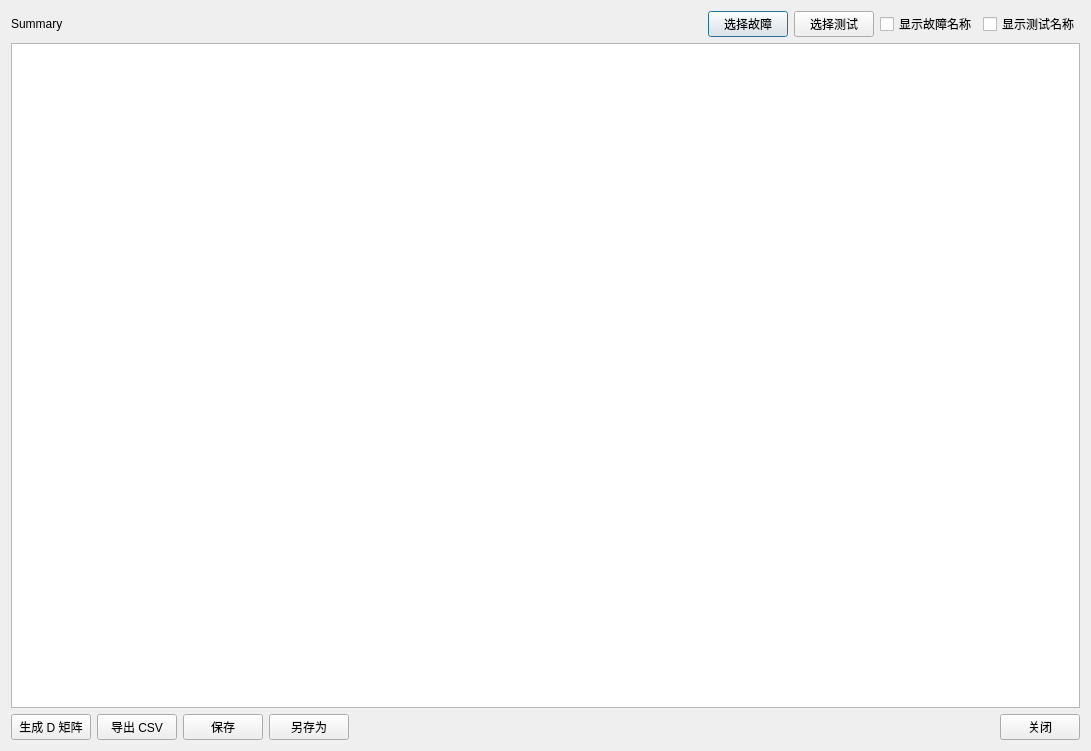
<?xml version="1.0" encoding="UTF-8"?>
<ui version="4.0">
 <class>DMatrixViewerDialog</class>
 <widget class="QDialog" name="DMatrixViewerDialog">
  <property name="geometry">
   <rect>
    <x>0</x>
    <y>0</y>
    <width>1091</width>
    <height>751</height>
   </rect>
  </property>
  <property name="windowTitle">
   <string>D 矩阵查看</string>
  </property>
  <layout class="QVBoxLayout" name="verticalLayout_4">
   <item>
    <layout class="QHBoxLayout" name="horizontalLayout">
     <item>
      <widget class="QLabel" name="labelSummary">
       <property name="text">
        <string>Summary</string>
       </property>
      </widget>
     </item>
     <item>
      <spacer name="horizontalSpacer">
       <property name="orientation">
        <enum>Qt::Horizontal</enum>
       </property>
       <property name="sizeHint" stdset="0">
        <size>
         <width>40</width>
         <height>20</height>
        </size>
       </property>
      </spacer>
     </item>
     <item>
      <widget class="QPushButton" name="btnSelectFaults">
       <property name="text">
        <string>选择故障</string>
       </property>
      </widget>
     </item>
     <item>
      <widget class="QPushButton" name="btnSelectTests">
       <property name="text">
        <string>选择测试</string>
       </property>
      </widget>
     </item>
     <item>
      <widget class="QCheckBox" name="checkShowFaultNames">
       <property name="text">
        <string>显示故障名称</string>
       </property>
      </widget>
     </item>
     <item>
      <widget class="QCheckBox" name="checkShowTestNames">
       <property name="text">
        <string>显示测试名称</string>
       </property>
      </widget>
     </item>
    </layout>
   </item>
   <item>
    <widget class="QTableView" name="tableView">
     <property name="alternatingRowColors">
      <bool>true</bool>
     </property>
     <property name="gridStyle">
      <enum>Qt::SolidLine</enum>
     </property>
     <property name="cornerButtonEnabled">
      <bool>false</bool>
     </property>
    </widget>
   </item>
   <item>
    <layout class="QHBoxLayout" name="horizontalLayout_2">
     <item>
      <widget class="QPushButton" name="btnBuild">
       <property name="text">
        <string>生成 D 矩阵</string>
       </property>
      </widget>
     </item>
     <item>
      <widget class="QPushButton" name="btnExport">
       <property name="text">
        <string>导出 CSV</string>
       </property>
      </widget>
     </item>
     <item>
      <widget class="QPushButton" name="btnSave">
       <property name="text">
        <string>保存</string>
       </property>
      </widget>
     </item>
     <item>
      <widget class="QPushButton" name="btnSaveAs">
       <property name="text">
        <string>另存为</string>
       </property>
      </widget>
     </item>
     <item>
      <spacer name="horizontalSpacer_2">
       <property name="orientation">
        <enum>Qt::Horizontal</enum>
       </property>
       <property name="sizeHint" stdset="0">
        <size>
         <width>40</width>
         <height>20</height>
        </size>
       </property>
      </spacer>
     </item>
     <item>
      <widget class="QPushButton" name="btnClose">
       <property name="text">
        <string>关闭</string>
       </property>
      </widget>
     </item>
    </layout>
   </item>
  </layout>
 </widget>
 <layoutdefault spacing="6" margin="11"/>
 <resources/>
 <connections/>
</ui>
